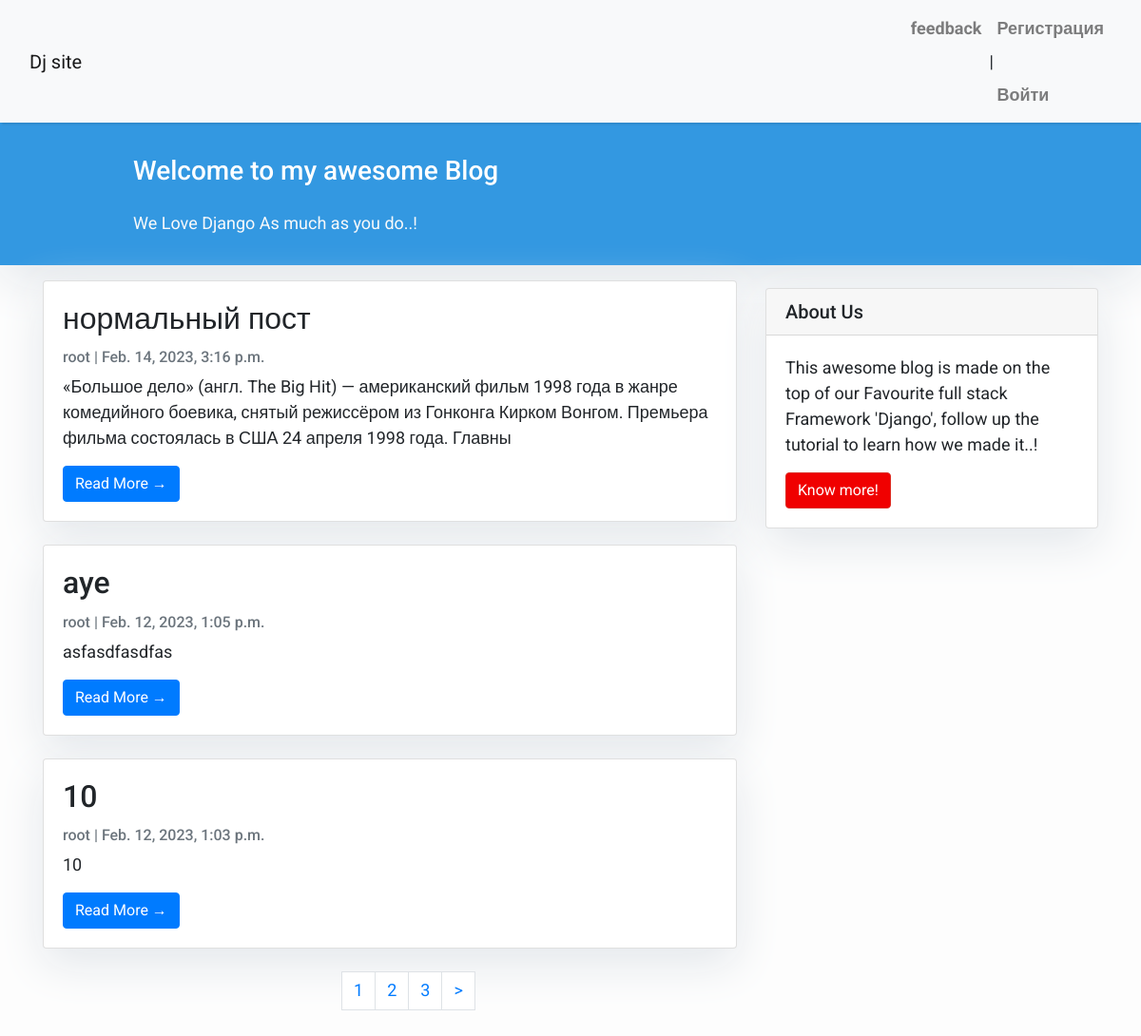
The page / on the database its author committed.
### blog/models.py (models this page shows, shortened)
class Post(models.Model):
    title = models.CharField(max_length=200, unique=True)
    slug = models.SlugField(max_length=200, unique=True)
    author = models.ForeignKey(
        User, on_delete=models.CASCADE, related_name="blog_posts"
    )
    updated_on = models.DateTimeField(auto_now=True)
    content = models.TextField()
    created_on = models.DateTimeField(auto_now_add=True)
    status = models.IntegerField(choices=STATUS, default=0)
    class Meta:
        ordering = ["-created_on"]

### blog/views.py (the view)
# urls.py: path('',views.PostList.as_view(), name='home'),
class PostList(generic.ListView):
    queryset = Post.objects.filter(status=1).order_by('-created_on')
    template_name = 'index.html'
    paginate_by = 3

### blog/templates/index.html (shortened to what this page needs)
{% extends "base.html" %}
{% block content %}
<header class="masthead">
    <div class="container">
        <div class="row">
            <div class=" col-md-8 col-md-10 mx-auto">
                <div class="site-heading">
                    <h3 class=" site-heading my-4 mt-3 text-white"> Welcome to my awesome Blog </h3>
                    <p class="text-light">We Love Django As much as you do..! &nbsp
                    </p>
                </div>
            </div>
        </div>
    </div>
</header>
<div class="container">
    <div class="row">
        <div class="col-md-8 mt-3 left">
            {% for post in post_list %}
            <div class="card mb-4">
                <div class="card-body">
                    <h2 class="card-title">{{ post.title }}</h2>
                    <p class="card-text text-muted h6">{{ post.author }} | {{ post.created_on}} </p>
                    <p class="card-text">{{post.content|slice:":200" }}</p>
                    <a href="{% url 'post_detail' post.slug  %}" class="btn btn-primary">Read More &rarr;</a>
                </div>
            </div>
            {% endfor %}
            {% if page_obj.has_other_pages %}
<nav class="list-pages">
    <ul><nav aria-label="Page navigation conatiner"></nav>
  <ul class="pagination justify-content-center">
        {% for p in paginator.page_range %}
		{% if page_obj.number == p %}
        <li class="page-link">{{ p }}</li>
		{% elif p >= page_obj.number|add:-2 and p <= page_obj.number|add:2  %}
        <li class="page-link">
            <a href="?page={{ p }}">{{ p }}</a>
        </li>
		{% endif %}
        {% endfor %}
{% if page_obj.has_next %}
<li class="page-link">
	<a href="?page={{ page_obj.next_page_number }}">&gt;</a>
</li>
{% endif %}
    </ul>
</nav>
{% endif %}
        </div>
        {% block sidebar %} {% include 'sidebar.html' %} {% endblock sidebar %}
    </div>
</div>
{%endblock%}

### blog/templates/base.html (style rules this page uses)
body { font-family: "Roboto", sans-serif; font-size: 17px; background-color: #fdfdfd; }
.masthead { background: #3398E1; height: auto; padding-bottom: 15px; box-shadow: 0 16px 48px #E3E7EB; padding-top: 10px; }

### blog/templates/index.html (style rules this page uses)
body { font-family: "Roboto", sans-serif; font-size: 18px; background-color: #fdfdfd; }
.card { box-shadow: 0 16px 48px #E3E7EB; }

### blog/templates/sidebar.html (style rules this page uses)
.card { box-shadow: 0 16px 48px #E3E7EB; }

### rows shown on the page
Post: title "нормальный пост", author "root", created_on "Feb. 14, 2023, 3:16 p.m.", content "«Большое дело» (англ. The Big Hit) — американский фильм 1998 года в жанре комедийного боевика, снятый режиссёром из Гонконга Кирком Вонгом. Премьера фильма состоялась в США 24 апреля 1998 года. Главны"
Post: title "aye", author "root", created_on "Feb. 12, 2023, 1:05 p.m.", content "asfasdfasdfas"
Post: title "10", author "root", created_on "Feb. 12, 2023, 1:03 p.m.", content "10"

### other values the page prints
{{ p }} "1"
{{ p }} "2" "3"
